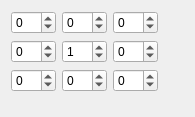
<?xml version="1.0" encoding="UTF-8"?>
<ui version="4.0">
 <class>KisMatrixWidget</class>
 <widget class="QWidget" name="KisMatrixWidget">
  <property name="geometry">
   <rect>
    <x>0</x>
    <y>0</y>
    <width>195</width>
    <height>117</height>
   </rect>
  </property>
  <property name="windowTitle">
   <string>Matrix Widget</string>
  </property>
  <layout class="QGridLayout">
   <item row="0" column="0">
    <widget class="KisIntParseSpinBox" name="m11">
     <property name="minimum">
      <number>-99</number>
     </property>
    </widget>
   </item>
   <item row="0" column="2">
    <widget class="KisIntParseSpinBox" name="m13">
     <property name="minimum">
      <number>-99</number>
     </property>
    </widget>
   </item>
   <item row="0" column="1">
    <widget class="KisIntParseSpinBox" name="m12">
     <property name="minimum">
      <number>-99</number>
     </property>
    </widget>
   </item>
   <item row="1" column="2">
    <widget class="KisIntParseSpinBox" name="m23">
     <property name="minimum">
      <number>-99</number>
     </property>
    </widget>
   </item>
   <item row="1" column="0">
    <widget class="KisIntParseSpinBox" name="m21">
     <property name="minimum">
      <number>-99</number>
     </property>
    </widget>
   </item>
   <item row="1" column="1">
    <widget class="KisIntParseSpinBox" name="m22">
     <property name="minimum">
      <number>-99</number>
     </property>
     <property name="value">
      <number>1</number>
     </property>
    </widget>
   </item>
   <item row="2" column="0">
    <widget class="KisIntParseSpinBox" name="m31">
     <property name="minimum">
      <number>-99</number>
     </property>
    </widget>
   </item>
   <item row="2" column="1">
    <widget class="KisIntParseSpinBox" name="m32">
     <property name="minimum">
      <number>-99</number>
     </property>
    </widget>
   </item>
   <item row="2" column="2">
    <widget class="KisIntParseSpinBox" name="m33">
     <property name="minimum">
      <number>-99</number>
     </property>
    </widget>
   </item>
   <item row="3" column="1">
    <spacer name="spacer4">
     <property name="orientation">
      <enum>Qt::Vertical</enum>
     </property>
     <property name="sizeType">
      <enum>QSizePolicy::Expanding</enum>
     </property>
     <property name="sizeHint" stdset="0">
      <size>
       <width>20</width>
       <height>41</height>
      </size>
     </property>
    </spacer>
   </item>
   <item row="1" column="3">
    <spacer name="spacer5">
     <property name="orientation">
      <enum>Qt::Horizontal</enum>
     </property>
     <property name="sizeType">
      <enum>QSizePolicy::Expanding</enum>
     </property>
     <property name="sizeHint" stdset="0">
      <size>
       <width>21</width>
       <height>20</height>
      </size>
     </property>
    </spacer>
   </item>
  </layout>
 </widget>
 <customwidgets>
  <customwidget>
   <class>KisIntParseSpinBox</class>
   <extends>QSpinBox</extends>
   <header>kis_intparsespinbox.h</header>
  </customwidget>
 </customwidgets>
 <tabstops>
  <tabstop>m11</tabstop>
  <tabstop>m12</tabstop>
  <tabstop>m13</tabstop>
  <tabstop>m21</tabstop>
  <tabstop>m22</tabstop>
  <tabstop>m23</tabstop>
  <tabstop>m31</tabstop>
  <tabstop>m32</tabstop>
  <tabstop>m33</tabstop>
 </tabstops>
 <resources/>
 <connections/>
</ui>
